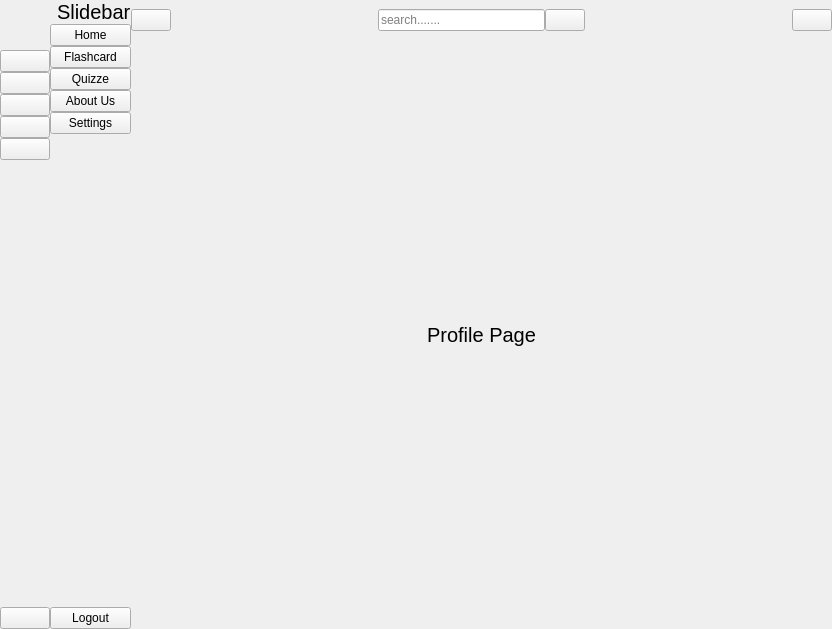
<?xml version="1.0" encoding="UTF-8"?>
<ui version="4.0">
 <class>MainWindow</class>
 <widget class="QMainWindow" name="MainWindow">
  <property name="geometry">
   <rect>
    <x>0</x>
    <y>0</y>
    <width>832</width>
    <height>629</height>
   </rect>
  </property>
  <property name="windowTitle">
   <string>MainWindow</string>
  </property>
  <widget class="QWidget" name="centralwidget">
   <layout class="QGridLayout" name="gridLayout">
    <property name="leftMargin">
     <number>0</number>
    </property>
    <property name="topMargin">
     <number>0</number>
    </property>
    <property name="rightMargin">
     <number>0</number>
    </property>
    <property name="bottomMargin">
     <number>0</number>
    </property>
    <property name="spacing">
     <number>0</number>
    </property>
    <item row="0" column="0">
     <widget class="QWidget" name="icon_only_widget" native="true">
      <layout class="QVBoxLayout" name="verticalLayout_3">
       <property name="spacing">
        <number>0</number>
       </property>
       <property name="leftMargin">
        <number>0</number>
       </property>
       <property name="topMargin">
        <number>0</number>
       </property>
       <property name="rightMargin">
        <number>0</number>
       </property>
       <property name="bottomMargin">
        <number>0</number>
       </property>
       <item>
        <layout class="QHBoxLayout" name="horizontalLayout_3">
         <item>
          <widget class="QLabel" name="label">
           <property name="minimumSize">
            <size>
             <width>50</width>
             <height>50</height>
            </size>
           </property>
           <property name="maximumSize">
            <size>
             <width>60</width>
             <height>60</height>
            </size>
           </property>
           <property name="text">
            <string/>
           </property>
           <property name="pixmap">
            <pixmap resource="resource.qrc">:/icon/icon/logo_icon.png</pixmap>
           </property>
           <property name="scaledContents">
            <bool>true</bool>
           </property>
          </widget>
         </item>
        </layout>
       </item>
       <item>
        <layout class="QVBoxLayout" name="verticalLayout">
         <property name="spacing">
          <number>0</number>
         </property>
         <item>
          <widget class="QPushButton" name="home_btn_1">
           <property name="text">
            <string/>
           </property>
           <property name="icon">
            <iconset resource="resource.qrc">
             <normaloff>:/icon/icon/home_icon.png</normaloff>:/icon/icon/home_icon.png</iconset>
           </property>
           <property name="iconSize">
            <size>
             <width>20</width>
             <height>20</height>
            </size>
           </property>
           <property name="checkable">
            <bool>true</bool>
           </property>
           <property name="autoExclusive">
            <bool>true</bool>
           </property>
          </widget>
         </item>
         <item>
          <widget class="QPushButton" name="flash_btn_1">
           <property name="text">
            <string/>
           </property>
           <property name="icon">
            <iconset resource="resource.qrc">
             <normaloff>:/icon/icon/flashcard_icon.png</normaloff>:/icon/icon/flashcard_icon.png</iconset>
           </property>
           <property name="iconSize">
            <size>
             <width>20</width>
             <height>20</height>
            </size>
           </property>
           <property name="checkable">
            <bool>true</bool>
           </property>
           <property name="autoExclusive">
            <bool>true</bool>
           </property>
          </widget>
         </item>
         <item>
          <widget class="QPushButton" name="quizze_btn_1">
           <property name="text">
            <string/>
           </property>
           <property name="icon">
            <iconset resource="resource.qrc">
             <normaloff>:/icon/icon/quizzes_icon.png</normaloff>:/icon/icon/quizzes_icon.png</iconset>
           </property>
           <property name="iconSize">
            <size>
             <width>20</width>
             <height>20</height>
            </size>
           </property>
           <property name="checkable">
            <bool>true</bool>
           </property>
           <property name="autoExclusive">
            <bool>true</bool>
           </property>
          </widget>
         </item>
         <item>
          <widget class="QPushButton" name="about_btn_1">
           <property name="text">
            <string/>
           </property>
           <property name="icon">
            <iconset resource="resource.qrc">
             <normaloff>:/icon/icon/aboutus_icon.png</normaloff>:/icon/icon/aboutus_icon.png</iconset>
           </property>
           <property name="iconSize">
            <size>
             <width>20</width>
             <height>20</height>
            </size>
           </property>
           <property name="checkable">
            <bool>true</bool>
           </property>
           <property name="autoExclusive">
            <bool>true</bool>
           </property>
          </widget>
         </item>
         <item>
          <widget class="QPushButton" name="setting_1">
           <property name="text">
            <string/>
           </property>
           <property name="icon">
            <iconset resource="resource.qrc">
             <normaloff>:/icon/icon/setting_icon.png</normaloff>:/icon/icon/setting_icon.png</iconset>
           </property>
           <property name="iconSize">
            <size>
             <width>20</width>
             <height>20</height>
            </size>
           </property>
           <property name="checkable">
            <bool>true</bool>
           </property>
           <property name="autoExclusive">
            <bool>true</bool>
           </property>
          </widget>
         </item>
        </layout>
       </item>
       <item>
        <spacer name="verticalSpacer">
         <property name="orientation">
          <enum>Qt::Orientation::Vertical</enum>
         </property>
         <property name="sizeHint" stdset="0">
          <size>
           <width>20</width>
           <height>262</height>
          </size>
         </property>
        </spacer>
       </item>
       <item>
        <widget class="QPushButton" name="logout_btn_1">
         <property name="text">
          <string/>
         </property>
         <property name="icon">
          <iconset resource="resource.qrc">
           <normaloff>:/icon/icon/logout_icon.png</normaloff>:/icon/icon/logout_icon.png</iconset>
         </property>
         <property name="iconSize">
          <size>
           <width>20</width>
           <height>20</height>
          </size>
         </property>
         <property name="checkable">
          <bool>true</bool>
         </property>
         <property name="autoExclusive">
          <bool>true</bool>
         </property>
        </widget>
       </item>
      </layout>
     </widget>
    </item>
    <item row="0" column="1">
     <widget class="QWidget" name="full_mwnu_widget" native="true">
      <layout class="QVBoxLayout" name="verticalLayout_4">
       <property name="spacing">
        <number>0</number>
       </property>
       <property name="leftMargin">
        <number>0</number>
       </property>
       <property name="topMargin">
        <number>0</number>
       </property>
       <property name="rightMargin">
        <number>0</number>
       </property>
       <property name="bottomMargin">
        <number>0</number>
       </property>
       <item>
        <layout class="QHBoxLayout" name="horizontalLayout_2">
         <property name="spacing">
          <number>0</number>
         </property>
         <item>
          <widget class="QLabel" name="label_2">
           <property name="maximumSize">
            <size>
             <width>51</width>
             <height>51</height>
            </size>
           </property>
           <property name="text">
            <string/>
           </property>
           <property name="pixmap">
            <pixmap>:/icon/Downloads/logo_icon.png</pixmap>
           </property>
           <property name="scaledContents">
            <bool>true</bool>
           </property>
          </widget>
         </item>
         <item>
          <widget class="QLabel" name="label_3">
           <property name="font">
            <font>
             <pointsize>15</pointsize>
            </font>
           </property>
           <property name="text">
            <string>Slidebar</string>
           </property>
          </widget>
         </item>
        </layout>
       </item>
       <item>
        <layout class="QVBoxLayout" name="verticalLayout_2">
         <property name="spacing">
          <number>0</number>
         </property>
         <item>
          <widget class="QPushButton" name="home_btn_2">
           <property name="text">
            <string>Home</string>
           </property>
           <property name="checkable">
            <bool>true</bool>
           </property>
           <property name="autoExclusive">
            <bool>true</bool>
           </property>
          </widget>
         </item>
         <item>
          <widget class="QPushButton" name="flash_btn_2">
           <property name="text">
            <string>Flashcard</string>
           </property>
           <property name="checkable">
            <bool>true</bool>
           </property>
           <property name="autoExclusive">
            <bool>true</bool>
           </property>
          </widget>
         </item>
         <item>
          <widget class="QPushButton" name="quizze_btn_2">
           <property name="text">
            <string>Quizze</string>
           </property>
           <property name="checkable">
            <bool>true</bool>
           </property>
           <property name="autoExclusive">
            <bool>true</bool>
           </property>
          </widget>
         </item>
         <item>
          <widget class="QPushButton" name="about_btn_2">
           <property name="text">
            <string>About Us</string>
           </property>
           <property name="checkable">
            <bool>true</bool>
           </property>
           <property name="autoExclusive">
            <bool>true</bool>
           </property>
          </widget>
         </item>
         <item>
          <widget class="QPushButton" name="setting_2">
           <property name="text">
            <string>Settings</string>
           </property>
           <property name="checkable">
            <bool>true</bool>
           </property>
           <property name="autoExclusive">
            <bool>true</bool>
           </property>
          </widget>
         </item>
        </layout>
       </item>
       <item>
        <spacer name="verticalSpacer_2">
         <property name="orientation">
          <enum>Qt::Orientation::Vertical</enum>
         </property>
         <property name="sizeHint" stdset="0">
          <size>
           <width>20</width>
           <height>295</height>
          </size>
         </property>
        </spacer>
       </item>
       <item>
        <widget class="QPushButton" name="logout_btn_2">
         <property name="text">
          <string>Logout</string>
         </property>
         <property name="checkable">
          <bool>true</bool>
         </property>
         <property name="autoExclusive">
          <bool>true</bool>
         </property>
        </widget>
       </item>
      </layout>
     </widget>
    </item>
    <item row="0" column="2">
     <widget class="QWidget" name="widget_3" native="true">
      <layout class="QVBoxLayout" name="verticalLayout_5">
       <property name="spacing">
        <number>0</number>
       </property>
       <property name="leftMargin">
        <number>0</number>
       </property>
       <property name="topMargin">
        <number>0</number>
       </property>
       <property name="rightMargin">
        <number>0</number>
       </property>
       <property name="bottomMargin">
        <number>0</number>
       </property>
       <item>
        <widget class="QWidget" name="widget" native="true">
         <property name="minimumSize">
          <size>
           <width>0</width>
           <height>40</height>
          </size>
         </property>
         <layout class="QHBoxLayout" name="horizontalLayout_4">
          <property name="spacing">
           <number>0</number>
          </property>
          <property name="leftMargin">
           <number>0</number>
          </property>
          <property name="topMargin">
           <number>0</number>
          </property>
          <property name="rightMargin">
           <number>0</number>
          </property>
          <property name="bottomMargin">
           <number>0</number>
          </property>
          <item>
           <widget class="QPushButton" name="change_btn">
            <property name="text">
             <string/>
            </property>
            <property name="icon">
             <iconset resource="resource.qrc">
              <normaloff>:/icon/icon/menu_icon.png</normaloff>:/icon/icon/menu_icon.png</iconset>
            </property>
            <property name="iconSize">
             <size>
              <width>25</width>
              <height>25</height>
             </size>
            </property>
            <property name="checkable">
             <bool>true</bool>
            </property>
           </widget>
          </item>
          <item>
           <spacer name="horizontalSpacer">
            <property name="orientation">
             <enum>Qt::Orientation::Horizontal</enum>
            </property>
            <property name="sizeHint" stdset="0">
             <size>
              <width>182</width>
              <height>20</height>
             </size>
            </property>
           </spacer>
          </item>
          <item>
           <layout class="QHBoxLayout" name="horizontalLayout">
            <property name="spacing">
             <number>0</number>
            </property>
            <item>
             <widget class="QLineEdit" name="search_input">
              <property name="placeholderText">
               <string>search.......</string>
              </property>
             </widget>
            </item>
            <item>
             <widget class="QPushButton" name="search_btn">
              <property name="text">
               <string/>
              </property>
              <property name="icon">
               <iconset resource="resource.qrc">
                <normaloff>:/icon/icon/search_icon.png</normaloff>:/icon/icon/search_icon.png</iconset>
              </property>
              <property name="iconSize">
               <size>
                <width>20</width>
                <height>20</height>
               </size>
              </property>
             </widget>
            </item>
           </layout>
          </item>
          <item>
           <spacer name="horizontalSpacer_2">
            <property name="orientation">
             <enum>Qt::Orientation::Horizontal</enum>
            </property>
            <property name="sizeHint" stdset="0">
             <size>
              <width>182</width>
              <height>20</height>
             </size>
            </property>
           </spacer>
          </item>
          <item>
           <widget class="QPushButton" name="user_btn">
            <property name="text">
             <string/>
            </property>
            <property name="icon">
             <iconset resource="resource.qrc">
              <normaloff>:/icon/icon/profile.jpeg</normaloff>:/icon/icon/profile.jpeg</iconset>
            </property>
            <property name="iconSize">
             <size>
              <width>25</width>
              <height>25</height>
             </size>
            </property>
           </widget>
          </item>
         </layout>
        </widget>
       </item>
       <item>
        <widget class="QStackedWidget" name="stackedWidget">
         <property name="currentIndex">
          <number>1</number>
         </property>
         <widget class="QWidget" name="page">
          <layout class="QGridLayout" name="gridLayout_2">
           <item row="0" column="0">
            <widget class="QLabel" name="label_4">
             <property name="font">
              <font>
               <pointsize>15</pointsize>
              </font>
             </property>
             <property name="text">
              <string>Home Page</string>
             </property>
             <property name="alignment">
              <set>Qt::AlignmentFlag::AlignCenter</set>
             </property>
            </widget>
           </item>
          </layout>
         </widget>
         <widget class="QWidget" name="page_7">
          <layout class="QGridLayout" name="gridLayout_8">
           <item row="0" column="0">
            <widget class="QLabel" name="label_10">
             <property name="font">
              <font>
               <pointsize>15</pointsize>
              </font>
             </property>
             <property name="contextMenuPolicy">
              <enum>Qt::ContextMenuPolicy::NoContextMenu</enum>
             </property>
             <property name="text">
              <string>Profile Page</string>
             </property>
             <property name="alignment">
              <set>Qt::AlignmentFlag::AlignCenter</set>
             </property>
            </widget>
           </item>
          </layout>
         </widget>
         <widget class="QWidget" name="page_2">
          <layout class="QGridLayout" name="gridLayout_3">
           <item row="0" column="0">
            <widget class="QLabel" name="label_5">
             <property name="font">
              <font>
               <pointsize>15</pointsize>
              </font>
             </property>
             <property name="contextMenuPolicy">
              <enum>Qt::ContextMenuPolicy::NoContextMenu</enum>
             </property>
             <property name="text">
              <string> Flashcard Page</string>
             </property>
             <property name="alignment">
              <set>Qt::AlignmentFlag::AlignCenter</set>
             </property>
            </widget>
           </item>
          </layout>
         </widget>
         <widget class="QWidget" name="page_3">
          <layout class="QGridLayout" name="gridLayout_4">
           <item row="0" column="0">
            <widget class="QLabel" name="label_6">
             <property name="font">
              <font>
               <pointsize>15</pointsize>
              </font>
             </property>
             <property name="contextMenuPolicy">
              <enum>Qt::ContextMenuPolicy::PreventContextMenu</enum>
             </property>
             <property name="text">
              <string>Quizze Page</string>
             </property>
             <property name="alignment">
              <set>Qt::AlignmentFlag::AlignCenter</set>
             </property>
            </widget>
           </item>
          </layout>
         </widget>
         <widget class="QWidget" name="page_4">
          <layout class="QGridLayout" name="gridLayout_5">
           <item row="0" column="0">
            <widget class="QLabel" name="label_7">
             <property name="font">
              <font>
               <pointsize>15</pointsize>
              </font>
             </property>
             <property name="contextMenuPolicy">
              <enum>Qt::ContextMenuPolicy::PreventContextMenu</enum>
             </property>
             <property name="text">
              <string>About us Page</string>
             </property>
             <property name="alignment">
              <set>Qt::AlignmentFlag::AlignCenter</set>
             </property>
            </widget>
           </item>
          </layout>
         </widget>
         <widget class="QWidget" name="page_5">
          <layout class="QGridLayout" name="gridLayout_6">
           <item row="0" column="0">
            <widget class="QLabel" name="label_8">
             <property name="font">
              <font>
               <pointsize>15</pointsize>
              </font>
             </property>
             <property name="contextMenuPolicy">
              <enum>Qt::ContextMenuPolicy::NoContextMenu</enum>
             </property>
             <property name="text">
              <string>Settings Page</string>
             </property>
             <property name="alignment">
              <set>Qt::AlignmentFlag::AlignCenter</set>
             </property>
            </widget>
           </item>
          </layout>
         </widget>
         <widget class="QWidget" name="page_6">
          <layout class="QGridLayout" name="gridLayout_7">
           <item row="0" column="0">
            <widget class="QLabel" name="label_9">
             <property name="font">
              <font>
               <pointsize>15</pointsize>
              </font>
             </property>
             <property name="contextMenuPolicy">
              <enum>Qt::ContextMenuPolicy::NoContextMenu</enum>
             </property>
             <property name="text">
              <string>Search Page</string>
             </property>
             <property name="alignment">
              <set>Qt::AlignmentFlag::AlignCenter</set>
             </property>
            </widget>
           </item>
          </layout>
         </widget>
        </widget>
       </item>
      </layout>
     </widget>
    </item>
   </layout>
  </widget>
 </widget>
 <resources>
  <include location="resource.qrc"/>
 </resources>
 <connections>
  <connection>
   <sender>change_btn</sender>
   <signal>toggled(bool)</signal>
   <receiver>icon_only_widget</receiver>
   <slot>setVisible(bool)</slot>
   <hints>
    <hint type="sourcelabel">
     <x>178</x>
     <y>28</y>
    </hint>
    <hint type="destinationlabel">
     <x>16</x>
     <y>449</y>
    </hint>
   </hints>
  </connection>
  <connection>
   <sender>change_btn</sender>
   <signal>toggled(bool)</signal>
   <receiver>full_mwnu_widget</receiver>
   <slot>setHidden(bool)</slot>
   <hints>
    <hint type="sourcelabel">
     <x>178</x>
     <y>28</y>
    </hint>
    <hint type="destinationlabel">
     <x>141</x>
     <y>446</y>
    </hint>
   </hints>
  </connection>
  <connection>
   <sender>setting_1</sender>
   <signal>toggled(bool)</signal>
   <receiver>setting_2</receiver>
   <slot>setChecked(bool)</slot>
   <hints>
    <hint type="sourcelabel">
     <x>50</x>
     <y>188</y>
    </hint>
    <hint type="destinationlabel">
     <x>140</x>
     <y>149</y>
    </hint>
   </hints>
  </connection>
  <connection>
   <sender>about_btn_1</sender>
   <signal>toggled(bool)</signal>
   <receiver>about_btn_2</receiver>
   <slot>setChecked(bool)</slot>
   <hints>
    <hint type="sourcelabel">
     <x>33</x>
     <y>157</y>
    </hint>
    <hint type="destinationlabel">
     <x>140</x>
     <y>125</y>
    </hint>
   </hints>
  </connection>
  <connection>
   <sender>quizze_btn_1</sender>
   <signal>toggled(bool)</signal>
   <receiver>quizze_btn_2</receiver>
   <slot>setChecked(bool)</slot>
   <hints>
    <hint type="sourcelabel">
     <x>30</x>
     <y>132</y>
    </hint>
    <hint type="destinationlabel">
     <x>140</x>
     <y>101</y>
    </hint>
   </hints>
  </connection>
  <connection>
   <sender>flash_btn_1</sender>
   <signal>toggled(bool)</signal>
   <receiver>flash_btn_2</receiver>
   <slot>setChecked(bool)</slot>
   <hints>
    <hint type="sourcelabel">
     <x>49</x>
     <y>101</y>
    </hint>
    <hint type="destinationlabel">
     <x>140</x>
     <y>77</y>
    </hint>
   </hints>
  </connection>
  <connection>
   <sender>home_btn_1</sender>
   <signal>toggled(bool)</signal>
   <receiver>home_btn_2</receiver>
   <slot>setChecked(bool)</slot>
   <hints>
    <hint type="sourcelabel">
     <x>42</x>
     <y>72</y>
    </hint>
    <hint type="destinationlabel">
     <x>140</x>
     <y>53</y>
    </hint>
   </hints>
  </connection>
  <connection>
   <sender>home_btn_2</sender>
   <signal>toggled(bool)</signal>
   <receiver>home_btn_1</receiver>
   <slot>setChecked(bool)</slot>
   <hints>
    <hint type="sourcelabel">
     <x>140</x>
     <y>53</y>
    </hint>
    <hint type="destinationlabel">
     <x>48</x>
     <y>81</y>
    </hint>
   </hints>
  </connection>
  <connection>
   <sender>flash_btn_2</sender>
   <signal>toggled(bool)</signal>
   <receiver>flash_btn_1</receiver>
   <slot>setChecked(bool)</slot>
   <hints>
    <hint type="sourcelabel">
     <x>140</x>
     <y>77</y>
    </hint>
    <hint type="destinationlabel">
     <x>43</x>
     <y>107</y>
    </hint>
   </hints>
  </connection>
  <connection>
   <sender>quizze_btn_2</sender>
   <signal>toggled(bool)</signal>
   <receiver>quizze_btn_1</receiver>
   <slot>setChecked(bool)</slot>
   <hints>
    <hint type="sourcelabel">
     <x>140</x>
     <y>101</y>
    </hint>
    <hint type="destinationlabel">
     <x>39</x>
     <y>129</y>
    </hint>
   </hints>
  </connection>
  <connection>
   <sender>about_btn_2</sender>
   <signal>toggled(bool)</signal>
   <receiver>about_btn_1</receiver>
   <slot>setChecked(bool)</slot>
   <hints>
    <hint type="sourcelabel">
     <x>140</x>
     <y>125</y>
    </hint>
    <hint type="destinationlabel">
     <x>52</x>
     <y>167</y>
    </hint>
   </hints>
  </connection>
  <connection>
   <sender>setting_2</sender>
   <signal>toggled(bool)</signal>
   <receiver>setting_1</receiver>
   <slot>setChecked(bool)</slot>
   <hints>
    <hint type="sourcelabel">
     <x>140</x>
     <y>149</y>
    </hint>
    <hint type="destinationlabel">
     <x>38</x>
     <y>190</y>
    </hint>
   </hints>
  </connection>
  <connection>
   <sender>logout_btn_2</sender>
   <signal>clicked()</signal>
   <receiver>MainWindow</receiver>
   <slot>close()</slot>
   <hints>
    <hint type="sourcelabel">
     <x>126</x>
     <y>607</y>
    </hint>
    <hint type="destinationlabel">
     <x>107</x>
     <y>632</y>
    </hint>
   </hints>
  </connection>
  <connection>
   <sender>logout_btn_1</sender>
   <signal>clicked()</signal>
   <receiver>MainWindow</receiver>
   <slot>close()</slot>
   <hints>
    <hint type="sourcelabel">
     <x>50</x>
     <y>617</y>
    </hint>
    <hint type="destinationlabel">
     <x>24</x>
     <y>637</y>
    </hint>
   </hints>
  </connection>
 </connections>
</ui>
